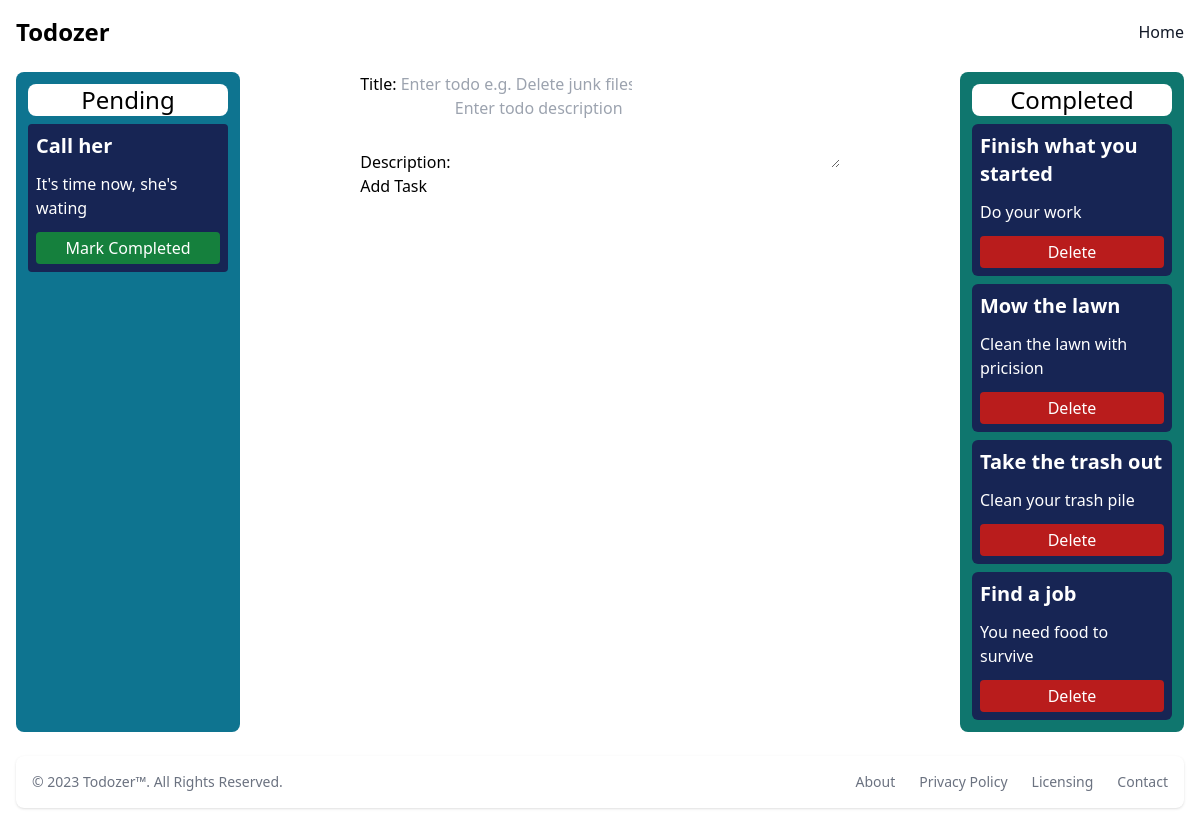
Page /home on the earlier database version.
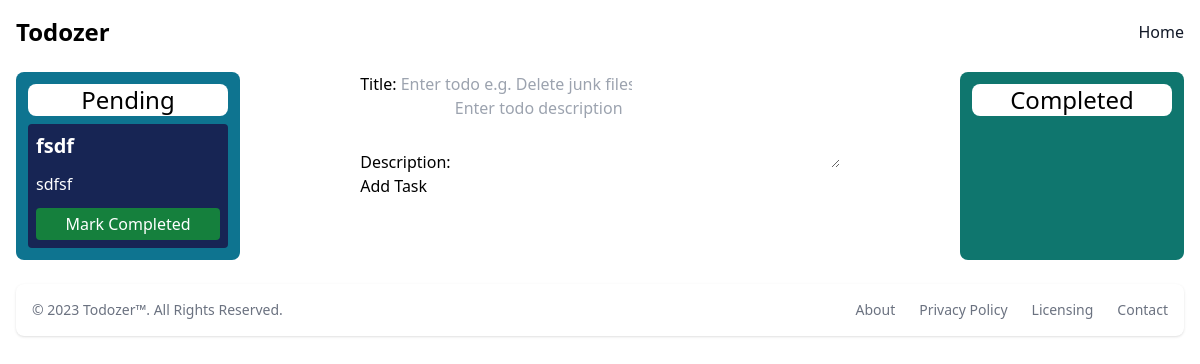
Same page on the later database version.
### main/models.py (models this page shows, shortened)
class Todo(models.Model):
    title = models.CharField(max_length=100)
    description = models.TextField()
    completed = models.BooleanField(default=False)
    created_at = models.DateTimeField(auto_now_add=True)
    modified_at = models.DateTimeField(auto_now=True)

### main/views.py (the view)
# urls.py: path('home', view=views.home, name="home"),
def home(request):
    template = loader.get_template('main/home.html')
    todo_form = AddTodo()
    pending_todos = Todo.objects.filter(completed=False)
    completed_todos = Todo.objects.filter(completed=True)
    return HttpResponse(template.render(context={'todos': pending_todos, 'completed_todos': completed_todos, 'form':todo_form}),)

### main/forms.py
class AddTodo(forms.Form):
    title = forms.CharField(max_length=40,
                           widget=forms.TextInput(
                               attrs={'class': 'form-control', 'placeholder': 'Enter todo e.g. Delete junk files',
                                      'aria-label': 'Todo', 'aria-describedby': 'add-btn'}))
    description = forms.CharField(max_length=200, widget=forms.Textarea(
        attrs={'class': 'form-control', 'placeholder': 'Enter todo description', 'rows': 3}))

### templates/main/home.html (shortened to what this page needs)
{% extends 'base.html' %}
{% block content %}
{% load static %}
<div class="mx-2 p-2">
    <div class="flex flex-wrap gap flex-col gap-2">
        <div class="flex flex-wrap gap flex-row gap-2 justify-between">
            <div class="flex flex-wrap flex-col gap-2 max-w-md w-56 bg-cyan-700 p-3 rounded-lg">
                <h1 class="text-2xl text-center bg-white text-black rounded-lg">Pending</h1>
                {% for obj in todos %}
                    <div class="flex gap-3 flex-col bg-blue-950 text-white p-2 rounded">
                        <p class="font-bold text-xl">{{ obj.title }}</p>
                        <p>
                            {{ obj.description }}
                        </p>
                        <button id="mark-complete" class="p-1 bg-green-700 rounded" item-id="{{ obj.id }}">Mark Completed</button>
                    </div>
                {% endfor %}
            </div>
            <div class="flex flex-wrap">
                <form action="{% url 'add-todo' %}" method="post">
                    {{ form.as_p }}
                    <input type="submit" value="Add Task">
                </form>
            </div>
            <div class="flex flex-wrap flex-col gap-2 max-w-md w-56 bg-teal-700 p-3 rounded-lg">
                <h1 class="text-2xl text-center bg-white text-black rounded-lg">Completed</h1>
                {% for obj in completed_todos %}
                <div class="flex gap-3 flex-col bg-blue-950 text-white p-2 rounded-md">
                    <p class="font-bold text-xl">{{ obj.title }}</p>
                    <p>
                        {{ obj.description }}
                    </p>
                    <button id="delete-todo" class="p-1 bg-red-700 rounded" item-id="{{ obj.id }}">Delete</button>
                </div>
                {% endfor %}
            </div>
        </div>
    </div>
</div>
{% endblock %}

### templates/base.html (shortened to what this page needs)
<!DOCTYPE html>
<html lang="en">
<head>
    {% load static %}
    <link rel="stylesheet" href="{% static 'css/styles.css' %}">
</head>
<body>
    <nav class="bg-white border-gray-200 dark:bg-gray-900">
        <div class="max-w-screen-xl flex flex-wrap items-center justify-between mx-auto p-4">
            <a href="{% url 'index' %}" class="flex items-center space-x-3 rtl:space-x-reverse">
                <span class="self-center text-2xl font-semibold whitespace-nowrap dark:text-white">Todozer</span>
            </a>
            <div class="hidden w-full md:block md:w-auto" id="menu">
                <ul class="font-medium flex flex-col p-4 md:p-0 mt-4 border border-gray-100 rounded-lg bg-gray-50 md:flex-row md:space-x-8 rtl:space-x-reverse md:mt-0 md:border-0 md:bg-white dark:bg-gray-800 md:dark:bg-gray-900 dark:border-gray-700">
                    <li>
                    <a href="{% url 'home' %}" class="block py-2 px-3 text-gray-900 rounded hover:bg-gray-100 md:hover:bg-transparent md:border-0 md:hover:text-blue-700 md:p-0 dark:text-white md:dark:hover:text-blue-500 dark:hover:bg-gray-700 dark:hover:text-white md:dark:hover:bg-transparent">Home</a>
                    </li>
                </ul>
            </div>
        </div>
    </nav>
    {% block content %}
    {% endblock %}
    <footer class="bg-white rounded-lg shadow m-4 dark:bg-gray-800">
        <div class="w-full mx-auto max-w-screen-xl p-4 md:flex md:items-center md:justify-between">
          <span class="text-sm text-gray-500 sm:text-center dark:text-gray-400">© 2023 <a href="https://flowbite.com/" class="hover:underline">Todozer™</a>. All Rights Reserved.
        </span>
        <ul class="flex flex-wrap items-center mt-3 text-sm font-medium text-gray-500 dark:text-gray-400 sm:mt-0">
            <li>
                <a href="#" class="hover:underline me-4 md:me-6">About</a>
            </li>
            <li>
                <a href="#" class="hover:underline me-4 md:me-6">Privacy Policy</a>
            </li>
            <li>
                <a href="#" class="hover:underline me-4 md:me-6">Licensing</a>
            </li>
            <li>
                <a href="#" class="hover:underline">Contact</a>
            </li>
        </ul>
        </div>
    </footer>
</body>
</html>

Differences in the rows shown:
removed Todo: title "Call her", description "It's time now, she's wating", shown under "Pending"
removed Todo: title "Finish what you started", description "Do your work", shown under "Completed"
removed Todo: title "Mow the lawn", description "Clean the lawn with pricision", shown under "Completed"
removed Todo: title "Take the trash out", description "Clean your trash pile", shown under "Completed"
removed Todo: title "Find a job", description "You need food to survive", shown under "Completed"
added Todo: title "fsdf", description "sdfsf", shown under "Pending"
